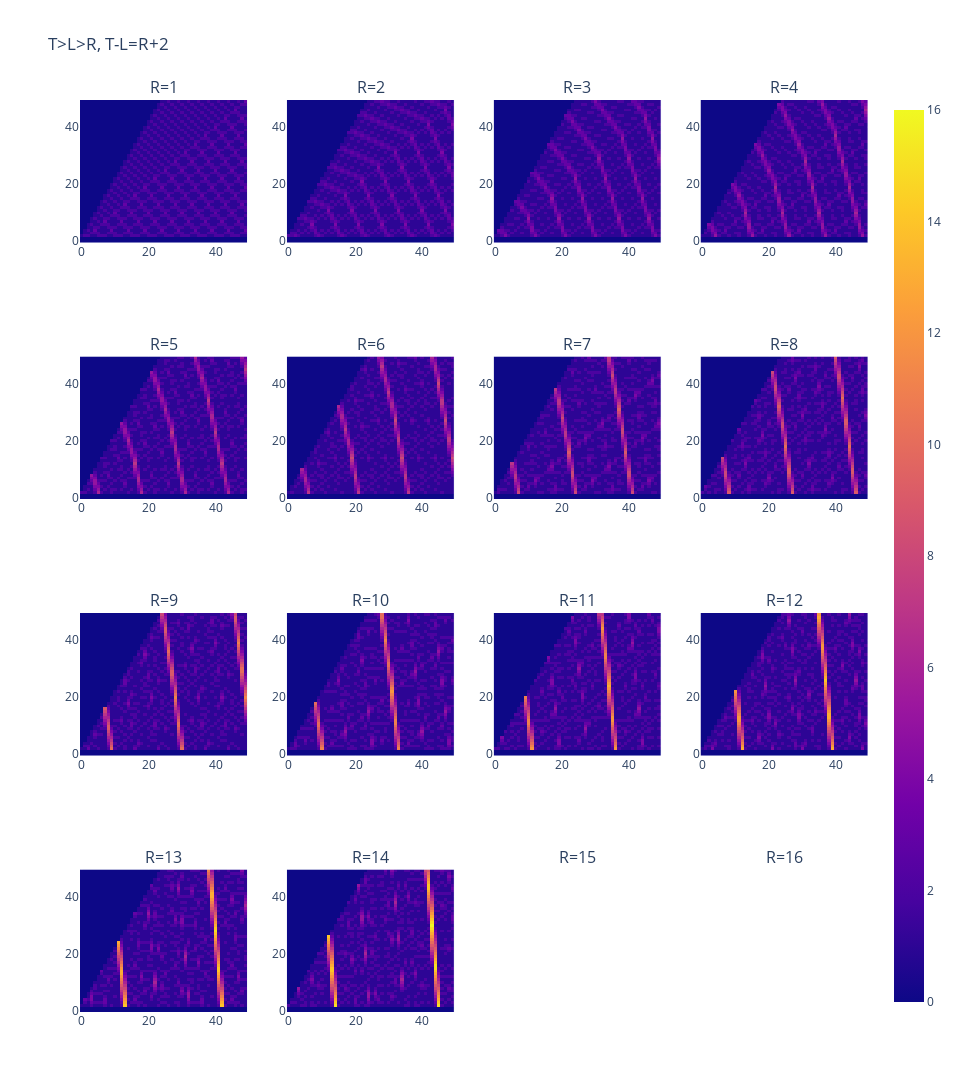

Here is the notebook cell this chart was saved with:
### Markdown cell above
## $T-L=R+e$ series

### Code cell
e = 2
size = 50
Row, Col = 4, 4
fig = make_subplots(
    Row, Col, subplot_titles=["R={}".format(v) for v in range(1, Row * Col + 1)]
)
# ---
for i, j in tqdm(itertools.product(range(Row), range(Col)), total=Row * Col):
    r = 1 + i * Col + j
    d = r + e
    try:
        df = pd.read_csv(f"data/T-L_R_series/T-L={d}_R={r}_100x100.csv")
        mat = df.values[:size,:size]
        fig.append_trace(px.imshow(mat).data[0], i + 1, j + 1)
    except: pass
# ---
fig.update_layout(height=320 * Row, width=240 * Col, title=f"T>L>R, T-L=R+{e}")
fig.show()

### Figure 1 — Plotly figure (JSON) as saved in the notebook; plotly's stock layout.template omitted (floating-point values rounded to 4 significant figures; data arrays with more than 128 entries replaced by an {"elided": "..."} marker saying what was removed)
{"data": [{"coloraxis": "coloraxis", "hovertemplate": "x: %{x}<br>y: %{y}<br>color: %{z}<extra></extra>", "name": "0", "type": "heatmap", "xaxis": "x", "yaxis": "y", "z": {"elided": "50x50 int values"}}, {"coloraxis": "coloraxis", "hovertemplate": "x: %{x}<br>y: %{y}<br>color: %{z}<extra></extra>", "name": "0", "type": "heatmap", "xaxis": "x2", "yaxis": "y2", "z": {"elided": "50x50 int values"}}, {"coloraxis": "coloraxis", "hovertemplate": "x: %{x}<br>y: %{y}<br>color: %{z}<extra></extra>", "name": "0", "type": "heatmap", "xaxis": "x3", "yaxis": "y3", "z": {"elided": "50x50 int values"}}, {"coloraxis": "coloraxis", "hovertemplate": "x: %{x}<br>y: %{y}<br>color: %{z}<extra></extra>", "name": "0", "type": "heatmap", "xaxis": "x4", "yaxis": "y4", "z": {"elided": "50x50 int values"}}, {"coloraxis": "coloraxis", "hovertemplate": "x: %{x}<br>y: %{y}<br>color: %{z}<extra></extra>", "name": "0", "type": "heatmap", "xaxis": "x5", "yaxis": "y5", "z": {"elided": "50x50 int values"}}, {"coloraxis": "coloraxis", "hovertemplate": "x: %{x}<br>y: %{y}<br>color: %{z}<extra></extra>", "name": "0", "type": "heatmap", "xaxis": "x6", "yaxis": "y6", "z": {"elided": "50x50 int values"}}, {"coloraxis": "coloraxis", "hovertemplate": "x: %{x}<br>y: %{y}<br>color: %{z}<extra></extra>", "name": "0", "type": "heatmap", "xaxis": "x7", "yaxis": "y7", "z": {"elided": "50x50 int values"}}, {"coloraxis": "coloraxis", "hovertemplate": "x: %{x}<br>y: %{y}<br>color: %{z}<extra></extra>", "name": "0", "type": "heatmap", "xaxis": "x8", "yaxis": "y8", "z": {"elided": "50x50 int values"}}, {"coloraxis": "coloraxis", "hovertemplate": "x: %{x}<br>y: %{y}<br>color: %{z}<extra></extra>", "name": "0", "type": "heatmap", "xaxis": "x9", "yaxis": "y9", "z": {"elided": "50x50 int values"}}, {"coloraxis": "coloraxis", "hovertemplate": "x: %{x}<br>y: %{y}<br>color: %{z}<extra></extra>", "name": "0", "type": "heatmap", "xaxis": "x10", "yaxis": "y10", "z": {"elided": "50x50 int values"}}, {"coloraxis": "coloraxis", "hovertemplate": "x: %{x}<br>y: %{y}<br>color: %{z}<extra></extra>", "name": "0", "type": "heatmap", "xaxis": "x11", "yaxis": "y11", "z": {"elided": "50x50 int values"}}, {"coloraxis": "coloraxis", "hovertemplate": "x: %{x}<br>y: %{y}<br>color: %{z}<extra></extra>", "name": "0", "type": "heatmap", "xaxis": "x12", "yaxis": "y12", "z": {"elided": "50x50 int values"}}, {"coloraxis": "coloraxis", "hovertemplate": "x: %{x}<br>y: %{y}<br>color: %{z}<extra></extra>", "name": "0", "type": "heatmap", "xaxis": "x13", "yaxis": "y13", "z": {"elided": "50x50 int values"}}, {"coloraxis": "coloraxis", "hovertemplate": "x: %{x}<br>y: %{y}<br>color: %{z}<extra></extra>", "name": "0", "type": "heatmap", "xaxis": "x14", "yaxis": "y14", "z": {"elided": "50x50 int values"}}], "layout": {"annotations": [{"font": {"size": 16}, "showarrow": false, "text": "R=1", "x": 0.1062, "xanchor": "center", "xref": "paper", "y": 1, "yanchor": "bottom", "yref": "paper"}, {"font": {"size": 16}, "showarrow": false, "text": "R=2", "x": 0.3688, "xanchor": "center", "xref": "paper", "y": 1, "yanchor": "bottom", "yref": "paper"}, {"font": {"size": 16}, "showarrow": false, "text": "R=3", "x": 0.6313, "xanchor": "center", "xref": "paper", "y": 1, "yanchor": "bottom", "yref": "paper"}, {"font": {"size": 16}, "showarrow": false, "text": "R=4", "x": 0.8938, "xanchor": "center", "xref": "paper", "y": 1, "yanchor": "bottom", "yref": "paper"}, {"font": {"size": 16}, "showarrow": false, "text": "R=5", "x": 0.1062, "xanchor": "center", "xref": "paper", "y": 0.7188, "yanchor": "bottom", "yref": "paper"}, {"font": {"size": 16}, "showarrow": false, "text": "R=6", "x": 0.3688, "xanchor": "center", "xref": "paper", "y": 0.7188, "yanchor": "bottom", "yref": "paper"}, {"font": {"size": 16}, "showarrow": false, "text": "R=7", "x": 0.6313, "xanchor": "center", "xref": "paper", "y": 0.7188, "yanchor": "bottom", "yref": "paper"}, {"font": {"size": 16}, "showarrow": false, "text": "R=8", "x": 0.8938, "xanchor": "center", "xref": "paper", "y": 0.7188, "yanchor": "bottom", "yref": "paper"}, {"font": {"size": 16}, "showarrow": false, "text": "R=9", "x": 0.1062, "xanchor": "center", "xref": "paper", "y": 0.4375, "yanchor": "bottom", "yref": "paper"}, {"font": {"size": 16}, "showarrow": false, "text": "R=10", "x": 0.3688, "xanchor": "center", "xref": "paper", "y": 0.4375, "yanchor": "bottom", "yref": "paper"}, {"font": {"size": 16}, "showarrow": false, "text": "R=11", "x": 0.6313, "xanchor": "center", "xref": "paper", "y": 0.4375, "yanchor": "bottom", "yref": "paper"}, {"font": {"size": 16}, "showarrow": false, "text": "R=12", "x": 0.8938, "xanchor": "center", "xref": "paper", "y": 0.4375, "yanchor": "bottom", "yref": "paper"}, {"font": {"size": 16}, "showarrow": false, "text": "R=13", "x": 0.1062, "xanchor": "center", "xref": "paper", "y": 0.1562, "yanchor": "bottom", "yref": "paper"}, {"font": {"size": 16}, "showarrow": false, "text": "R=14", "x": 0.3688, "xanchor": "center", "xref": "paper", "y": 0.1562, "yanchor": "bottom", "yref": "paper"}, {"font": {"size": 16}, "showarrow": false, "text": "R=15", "x": 0.6313, "xanchor": "center", "xref": "paper", "y": 0.1562, "yanchor": "bottom", "yref": "paper"}, {"font": {"size": 16}, "showarrow": false, "text": "R=16", "x": 0.8938, "xanchor": "center", "xref": "paper", "y": 0.1562, "yanchor": "bottom", "yref": "paper"}], "height": 1280, "title": {"text": "T>L>R, T-L=R+2"}, "width": 960, "xaxis": {"anchor": "y", "autorange": true, "domain": [0, 0.2125], "range": [-0.5, 49.5]}, "xaxis10": {"anchor": "y10", "autorange": true, "domain": [0.2625, 0.475], "range": [-0.5, 49.5]}, "xaxis11": {"anchor": "y11", "autorange": true, "domain": [0.525, 0.7375], "range": [-0.5, 49.5]}, "xaxis12": {"anchor": "y12", "autorange": true, "domain": [0.7875, 1], "range": [-0.5, 49.5]}, "xaxis13": {"anchor": "y13", "autorange": true, "domain": [0, 0.2125], "range": [-0.5, 49.5]}, "xaxis14": {"anchor": "y14", "autorange": true, "domain": [0.2625, 0.475], "range": [-0.5, 49.5]}, "xaxis15": {"anchor": "y15", "domain": [0.525, 0.7375]}, "xaxis16": {"anchor": "y16", "domain": [0.7875, 1]}, "xaxis2": {"anchor": "y2", "autorange": true, "domain": [0.2625, 0.475], "range": [-0.5, 49.5]}, "xaxis3": {"anchor": "y3", "autorange": true, "domain": [0.525, 0.7375], "range": [-0.5, 49.5]}, "xaxis4": {"anchor": "y4", "autorange": true, "domain": [0.7875, 1], "range": [-0.5, 49.5]}, "xaxis5": {"anchor": "y5", "autorange": true, "domain": [0, 0.2125], "range": [-0.5, 49.5]}, "xaxis6": {"anchor": "y6", "autorange": true, "domain": [0.2625, 0.475], "range": [-0.5, 49.5]}, "xaxis7": {"anchor": "y7", "autorange": true, "domain": [0.525, 0.7375], "range": [-0.5, 49.5]}, "xaxis8": {"anchor": "y8", "autorange": true, "domain": [0.7875, 1], "range": [-0.5, 49.5]}, "xaxis9": {"anchor": "y9", "autorange": true, "domain": [0, 0.2125], "range": [-0.5, 49.5]}, "yaxis": {"anchor": "x", "autorange": true, "domain": [0.8438, 1], "range": [-0.5, 49.5]}, "yaxis10": {"anchor": "x10", "autorange": true, "domain": [0.2812, 0.4375], "range": [-0.5, 49.5]}, "yaxis11": {"anchor": "x11", "autorange": true, "domain": [0.2812, 0.4375], "range": [-0.5, 49.5]}, "yaxis12": {"anchor": "x12", "autorange": true, "domain": [0.2812, 0.4375], "range": [-0.5, 49.5]}, "yaxis13": {"anchor": "x13", "autorange": true, "domain": [0, 0.1562], "range": [-0.5, 49.5]}, "yaxis14": {"anchor": "x14", "autorange": true, "domain": [0, 0.1562], "range": [-0.5, 49.5]}, "yaxis15": {"anchor": "x15", "domain": [0, 0.1562]}, "yaxis16": {"anchor": "x16", "domain": [0, 0.1562]}, "yaxis2": {"anchor": "x2", "autorange": true, "domain": [0.8438, 1], "range": [-0.5, 49.5]}, "yaxis3": {"anchor": "x3", "autorange": true, "domain": [0.8438, 1], "range": [-0.5, 49.5]}, "yaxis4": {"anchor": "x4", "autorange": true, "domain": [0.8438, 1], "range": [-0.5, 49.5]}, "yaxis5": {"anchor": "x5", "autorange": true, "domain": [0.5625, 0.7188], "range": [-0.5, 49.5]}, "yaxis6": {"anchor": "x6", "autorange": true, "domain": [0.5625, 0.7188], "range": [-0.5, 49.5]}, "yaxis7": {"anchor": "x7", "autorange": true, "domain": [0.5625, 0.7188], "range": [-0.5, 49.5]}, "yaxis8": {"anchor": "x8", "autorange": true, "domain": [0.5625, 0.7188], "range": [-0.5, 49.5]}, "yaxis9": {"anchor": "x9", "autorange": true, "domain": [0.2812, 0.4375], "range": [-0.5, 49.5]}}}
